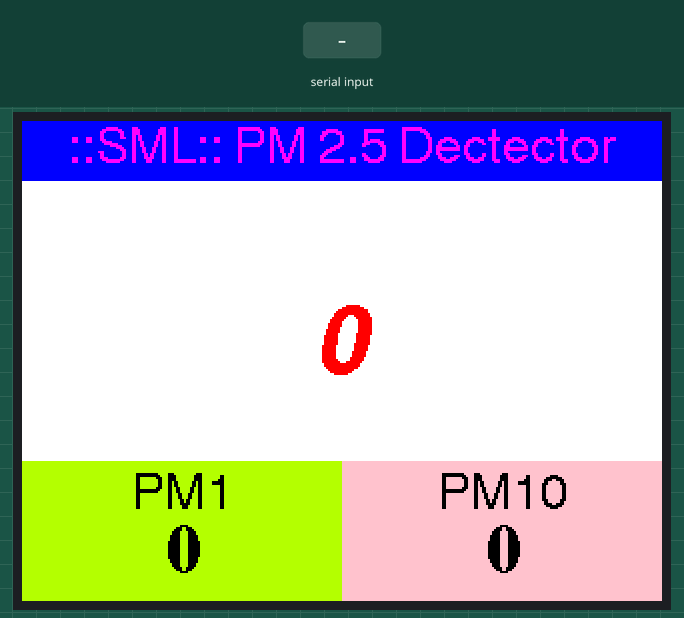
This sketch was run on a simulated ESP32. Parts: 320×240 colour display. Inputs (shaded band) come from the test bench. What the sketch prints to the serial monitor is not drawn.

Above: at 1.6 s.

The sketch:

m5stack_pms3003.ino
```cpp
#include <M5Stack.h>
#include <SoftwareSerial.h>

#include "Free_Fonts.h"

SoftwareSerial mySerial(21,22); // RX, TX
unsigned int pm1 = 0;
unsigned int pm2_5 = 0;
unsigned int pm10 = 0;

void setup() {

  Serial.begin(9600);
  M5.begin();  // Initialize M5Stack
  M5.Power.begin();

  M5.Lcd.fillScreen(BLUE);
  header("::SML:: PM 2.5 Dectector", TFT_BLACK);

  M5.Lcd.fillRect(0, 30, 320, 140, TFT_WHITE);

  M5.Lcd.fillRect(0, 170, 160, 70, TFT_GREENYELLOW);
  M5.Lcd.fillRect(160, 170, 160, 70, TFT_PINK);

  M5.Lcd.setFreeFont(FSB12);
  M5.Lcd.setTextDatum(TC_DATUM);
  M5.Lcd.setTextColor(TFT_BLACK, TFT_GREENYELLOW);
  M5.Lcd.drawString("PM1", 80, 175, 4);

  M5.Lcd.setTextColor(TFT_BLACK, TFT_PINK);
  M5.Lcd.drawString("PM10", 240, 175, 4);

  Serial.println("Start done");
  while (!Serial) ;
  mySerial.begin(9600);


  Serial.println("Setup done");

}

void loop() {

  Serial.println("Loop Process");
  int index = 0;
  char value;
  char previousValue;
  if (mySerial.available() == false) Serial.print("Serial Not Avaliable");
  while (mySerial.available()) {
    value = mySerial.read();
    if ((index == 0 && value != 0x42) || (index == 1 && value != 0x4d)){
      Serial.println("Cannot find the data header.");
      break;
    }

    if (index == 4 || index == 6 || index == 8 || index == 10 || index == 12 || index == 14) {
      previousValue = value;
    }
    else if (index == 5) {
      pm1 = 256 * previousValue + value;
      Serial.print("{ ");
      Serial.print("\"pm1\": ");
      Serial.print(pm1);
      Serial.print(" ug/m3");
      Serial.print(", ");
    }
    else if (index == 7) {
      pm2_5 = 256 * previousValue + value;
      Serial.print("\"pm2_5\": ");
      Serial.print(pm2_5);
      Serial.print(" ug/m3");
      Serial.print(", ");
    }
    else if (index == 9) {
      pm10 = 256 * previousValue + value;
      Serial.print("\"pm10\": ");
      Serial.print(pm10);
      Serial.print(" ug/m3");
    } else if (index > 15) {
      break;
    }
    index++;
  }


  while(mySerial.available()) mySerial.read();

  Serial.println(" }");

  M5.Lcd.setFreeFont(FSSBO24);
  M5.Lcd.setTextDatum(TC_DATUM);
  M5.Lcd.setTextColor(RED, WHITE);
  M5.Lcd.drawNumber(pm1, 160, 90);   // Display the integer 100 at (55,100)

  M5.Lcd.setFreeFont(FSB18);
  M5.Lcd.setTextColor(TFT_BLACK, TFT_GREENYELLOW);
  M5.Lcd.drawNumber(pm2_5, 80, 200);

  M5.Lcd.setTextColor(TFT_BLACK, TFT_PINK);
  M5.Lcd.drawNumber(pm10, 240, 200);

  delay(1000);
}

// Print the header for a display screen
void header(const char *string, uint16_t color) {
    M5.Lcd.fillScreen(color);
    M5.Lcd.setTextSize(1);
    M5.Lcd.setTextColor(TFT_MAGENTA, TFT_BLUE);
    M5.Lcd.fillRect(0, 0, 320, 30, TFT_BLUE);
    M5.Lcd.setTextDatum(TC_DATUM);
    M5.Lcd.drawString(string, 160, 2,
                      4);  // Font 4 for fast drawing with background
}
```

Free_Fonts.h
```cpp
// Attach this header file to your sketch to use the GFX Free Fonts. You can
// write sketches without it, but it makes referencing them easier.

// This calls up ALL the fonts but they only get loaded if you actually
// use them in your sketch.
//
// No changes are needed to this header file unless new fonts are added to the
// library "Fonts/GFXFF" folder.
//
// To save a lot of typing long names, each font can easily be referenced in the
// sketch in three ways, either with:
//
//    1. Font file name with the & in front such as &FreeSansBoldOblique24pt7b
//       an example being:
//
//       tft.setFreeFont(&FreeSansBoldOblique24pt7b);
//
//    2. FF# where # is a number determined by looking at the list below
//       an example being:
//
//       tft.setFreeFont(FF32);
//
//    3. An abbreviation of the file name. Look at the list below to see
//       the abbreviations used, for example:
//
//       tft.setFreeFont(FSSBO24)
//
//       Where the letters mean:
//       F = Free font
//       M = Mono
//      SS = Sans Serif (double S to distinguish is form serif fonts)
//       S = Serif
//       B = Bold
//       O = Oblique (letter O not zero)
//       I = Italic
//       # =  point size, either 9, 12, 18 or 24
//
//  Setting the font to NULL will select the GLCD font:
//
//      tft.setFreeFont(NULL); // Set font to GLCD

#define LOAD_GFXFF

#ifdef LOAD_GFXFF  // Only include the fonts if LOAD_GFXFF is defined in
                   // User_Setup.h

// Use these when printing or drawing text in GLCD and high rendering speed
// fonts
#define GFXFF 1
#define GLCD  0
#define FONT2 2
#define FONT4 4
#define FONT6 6
#define FONT7 7
#define FONT8 8

// Use the following when calling setFont()
//
// Reserved for GLCD font  // FF0
//

#define TT1 &TomThumb

#define FM9  &FreeMono9pt7b
#define FM12 &FreeMono12pt7b
#define FM18 &FreeMono18pt7b
#define FM24 &FreeMono24pt7b

#define FMB9  &FreeMonoBold9pt7b
#define FMB12 &FreeMonoBold12pt7b
#define FMB18 &FreeMonoBold18pt7b
#define FMB24 &FreeMonoBold24pt7b

#define FMO9  &FreeMonoOblique9pt7b
#define FMO12 &FreeMonoOblique12pt7b
#define FMO18 &FreeMonoOblique18pt7b
#define FMO24 &FreeMonoOblique24pt7b

#define FMBO9  &FreeMonoBoldOblique9pt7b
#define FMBO12 &FreeMonoBoldOblique12pt7b
#define FMBO18 &FreeMonoBoldOblique18pt7b
#define FMBO24 &FreeMonoBoldOblique24pt7b

#define FSS9  &FreeSans9pt7b
#define FSS12 &FreeSans12pt7b
#define FSS18 &FreeSans18pt7b
#define FSS24 &FreeSans24pt7b

#define FSSB9  &FreeSansBold9pt7b
#define FSSB12 &FreeSansBold12pt7b
#define FSSB18 &FreeSansBold18pt7b
#define FSSB24 &FreeSansBold24pt7b

#define FSSO9  &FreeSansOblique9pt7b
#define FSSO12 &FreeSansOblique12pt7b
#define FSSO18 &FreeSansOblique18pt7b
#define FSSO24 &FreeSansOblique24pt7b

#define FSSBO9  &FreeSansBoldOblique9pt7b
#define FSSBO12 &FreeSansBoldOblique12pt7b
#define FSSBO18 &FreeSansBoldOblique18pt7b
#define FSSBO24 &FreeSansBoldOblique24pt7b

#define FS9  &FreeSerif9pt7b
#define FS12 &FreeSerif12pt7b
#define FS18 &FreeSerif18pt7b
#define FS24 &FreeSerif24pt7b

#define FSI9  &FreeSerifItalic9pt7b
#define FSI12 &FreeSerifItalic12pt7b
#define FSI19 &FreeSerifItalic18pt7b
#define FSI24 &FreeSerifItalic24pt7b

#define FSB9  &FreeSerifBold9pt7b
#define FSB12 &FreeSerifBold12pt7b
#define FSB18 &FreeSerifBold18pt7b
#define FSB24 &FreeSerifBold24pt7b

#define FSBI9  &FreeSerifBoldItalic9pt7b
#define FSBI12 &FreeSerifBoldItalic12pt7b
#define FSBI18 &FreeSerifBoldItalic18pt7b
#define FSBI24 &FreeSerifBoldItalic24pt7b

#define FF0 NULL  // ff0 reserved for GLCD
#define FF1 &FreeMono9pt7b
#define FF2 &FreeMono12pt7b
#define FF3 &FreeMono18pt7b
#define FF4 &FreeMono24pt7b

#define FF5 &FreeMonoBold9pt7b
#define FF6 &FreeMonoBold12pt7b
#define FF7 &FreeMonoBold18pt7b
#define FF8 &FreeMonoBold24pt7b

#define FF9  &FreeMonoOblique9pt7b
#define FF10 &FreeMonoOblique12pt7b
#define FF11 &FreeMonoOblique18pt7b
#define FF12 &FreeMonoOblique24pt7b

#define FF13 &FreeMonoBoldOblique9pt7b
#define FF14 &FreeMonoBoldOblique12pt7b
#define FF15 &FreeMonoBoldOblique18pt7b
#define FF16 &FreeMonoBoldOblique24pt7b

#define FF17 &FreeSans9pt7b
#define FF18 &FreeSans12pt7b
#define FF19 &FreeSans18pt7b
#define FF20 &FreeSans24pt7b

#define FF21 &FreeSansBold9pt7b
#define FF22 &FreeSansBold12pt7b
#define FF23 &FreeSansBold18pt7b
#define FF24 &FreeSansBold24pt7b

#define FF25 &FreeSansOblique9pt7b
#define FF26 &FreeSansOblique12pt7b
#define FF27 &FreeSansOblique18pt7b
#define FF28 &FreeSansOblique24pt7b

#define FF29 &FreeSansBoldOblique9pt7b
#define FF30 &FreeSansBoldOblique12pt7b
#define FF31 &FreeSansBoldOblique18pt7b
#define FF32 &FreeSansBoldOblique24pt7b

#define FF33 &FreeSerif9pt7b
#define FF34 &FreeSerif12pt7b
#define FF35 &FreeSerif18pt7b
#define FF36 &FreeSerif24pt7b

#define FF37 &FreeSerifItalic9pt7b
#define FF38 &FreeSerifItalic12pt7b
#define FF39 &FreeSerifItalic18pt7b
#define FF40 &FreeSerifItalic24pt7b

#define FF41 &FreeSerifBold9pt7b
#define FF42 &FreeSerifBold12pt7b
#define FF43 &FreeSerifBold18pt7b
#define FF44 &FreeSerifBold24pt7b

#define FF45 &FreeSerifBoldItalic9pt7b
#define FF46 &FreeSerifBoldItalic12pt7b
#define FF47 &FreeSerifBoldItalic18pt7b
#define FF48 &FreeSerifBoldItalic24pt7b

// >>>>>>>>>>>>>>>>>>>>>>>>>>>>>>>>>>>>>>>>>>>>>>>>>>>>>>>>>>>>>>>>>>>>>>>>>>>>>>>>>
// Now we define "s"tring versions for easy printing of the font name so:
//   tft.println(sFF5);
// will print
//   Mono bold 9
// >>>>>>>>>>>>>>>>>>>>>>>>>>>>>>>>>>>>>>>>>>>>>>>>>>>>>>>>>>>>>>>>>>>>>>>>>>>>>>>>>

#define sFF0 "GLCD"
#define sTT1 "Tom Thumb"
#define sFF1 "Mono 9"
#define sFF2 "Mono 12"
#define sFF3 "Mono 18"
#define sFF4 "Mono 24"

#define sFF5 "Mono bold 9"
#define sFF6 "Mono bold 12"
#define sFF7 "Mono bold 18"
#define sFF8 "Mono bold 24"

#define sFF9  "Mono oblique 9"
#define sFF10 "Mono oblique 12"
#define sFF11 "Mono oblique 18"
#define sFF12 "Mono oblique 24"

#define sFF13 "Mono bold oblique 9"
#define sFF14 "Mono bold oblique 12"
#define sFF15 "Mono bold oblique 18"
#define sFF16 \
    "Mono bold obl. 24"  // Full text line is too big for 480 pixel wide screen

#define sFF17 "Sans 9"
#define sFF18 "Sans 12"
#define sFF19 "Sans 18"
#define sFF20 "Sans 24"

#define sFF21 "Sans bold 9"
#define sFF22 "Sans bold 12"
#define sFF23 "Sans bold 18"
#define sFF24 "Sans bold 24"

#define sFF25 "Sans oblique 9"
#define sFF26 "Sans oblique 12"
#define sFF27 "Sans oblique 18"
#define sFF28 "Sans oblique 24"

#define sFF29 "Sans bold oblique 9"
#define sFF30 "Sans bold oblique 12"
#define sFF31 "Sans bold oblique 18"
#define sFF32 "Sans bold oblique 24"

#define sFF33 "Serif 9"
#define sFF34 "Serif 12"
#define sFF35 "Serif 18"
#define sFF36 "Serif 24"

#define sFF37 "Serif italic 9"
#define sFF38 "Serif italic 12"
#define sFF39 "Serif italic 18"
#define sFF40 "Serif italic 24"

#define sFF41 "Serif bold 9"
#define sFF42 "Serif bold 12"
#define sFF43 "Serif bold 18"
#define sFF44 "Serif bold 24"

#define sFF45 "Serif bold italic 9"
#define sFF46 "Serif bold italic 12"
#define sFF47 "Serif bold italic 18"
#define sFF48 "Serif bold italic 24"

#else  // LOAD_GFXFF not defined so setup defaults to prevent error messages

// >>>>>>>>>>>>>>>>>>>>>>>>>>>>>>>>>>>>>>>>>>>>>>>>>>>>>>>>>>>>>>>>>>>>>>>>>>>>>>>>>
// Free fonts are not loaded in User_Setup.h so we must define all as font 1
// to prevent compile error messages
// >>>>>>>>>>>>>>>>>>>>>>>>>>>>>>>>>>>>>>>>>>>>>>>>>>>>>>>>>>>>>>>>>>>>>>>>>>>>>>>>>

#define GFXFF 1
#define GLCD  1
#define FONT2 2
#define FONT4 4
#define FONT6 6
#define FONT7 7
#define FONT8 8

#define FF0  1
#define FF1  1
#define FF2  1
#define FF3  1
#define FF4  1
#define FF5  1
#define FF6  1
#define FF7  1
#define FF8  1
#define FF9  1
#define FF10 1
#define FF11 1
#define FF12 1
#define FF13 1
#define FF14 1
#define FF15 1
#define FF16 1
#define FF17 1
#define FF18 1
#define FF19 1
#define FF20 1
#define FF21 1
#define FF22 1
#define FF23 1
#define FF24 1
#define FF25 1
#define FF26 1
#define FF27 1
#define FF28 1
#define FF29 1
#define FF30 1
#define FF31 1
#define FF32 1
#define FF33 1
#define FF34 1
#define FF35 1
#define FF36 1
#define FF37 1
#define FF38 1
#define FF39 1
#define FF40 1
#define FF41 1
#define FF42 1
#define FF43 1
#define FF44 1
#define FF45 1
#define FF46 1
#define FF47 1
#define FF48 1

#define FM9  1
#define FM12 1
#define FM18 1
#define FM24 1

#define FMB9  1
#define FMB12 1
#define FMB18 1
#define FMB24 1

#define FMO9  1
#define FMO12 1
#define FMO18 1
#define FMO24 1

#define FMBO9  1
#define FMBO12 1
#define FMBO18 1
#define FMBO24 1

#define FSS9  1
#define FSS12 1
#define FSS18 1
#define FSS24 1

#define FSSB9  1
#define FSSB12 1
#define FSSB18 1
#define FSSB24 1

#define FSSO9  1
#define FSSO12 1
#define FSSO18 1
#define FSSO24 1

#define FSSBO9  1
#define FSSBO12 1
#define FSSBO18 1
#define FSSBO24 1

#define FS9  1
#define FS12 1
#define FS18 1
#define FS24 1

#define FSI9  1
#define FSI12 1
#define FSI19 1
#define FSI24 1

#define FSB9  1
#define FSB12 1
#define FSB18 1
#define FSB24 1

#define FSBI9  1
#define FSBI12 1
#define FSBI18 1
#define FSBI24 1

#endif  // LOAD_GFXFF
```
